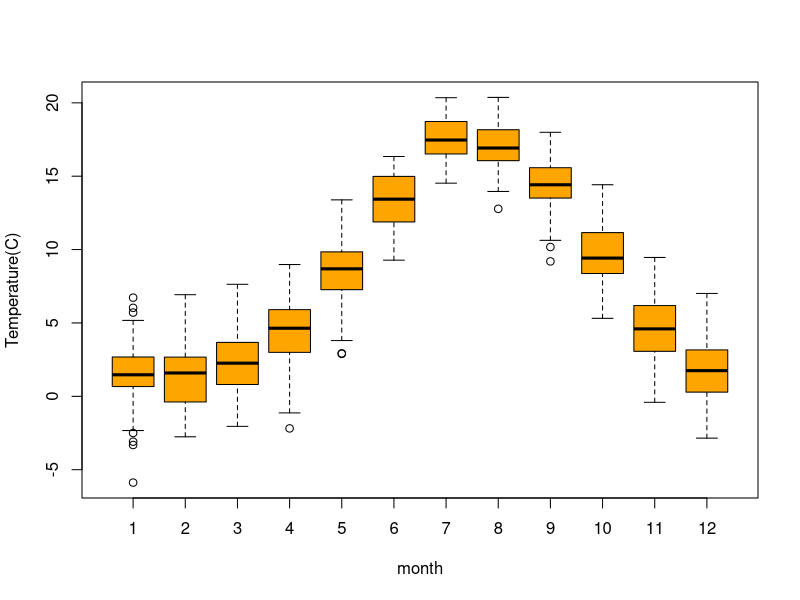
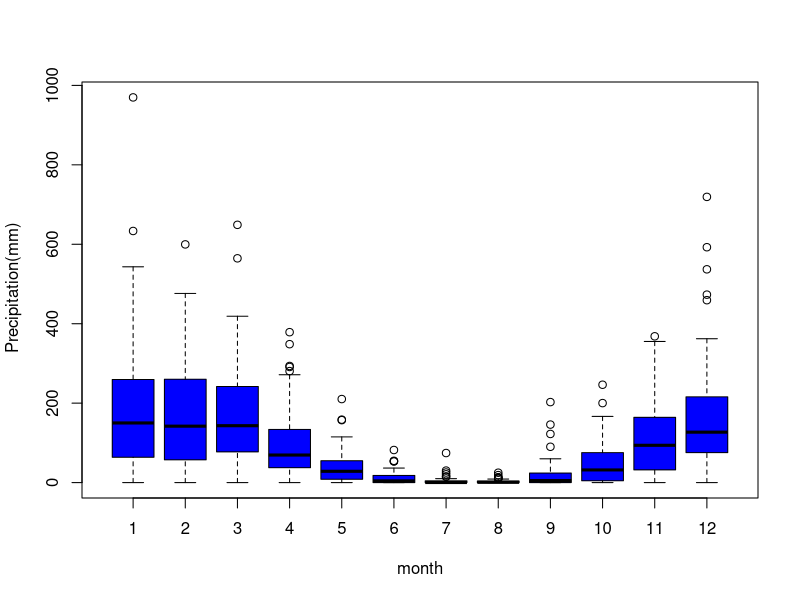
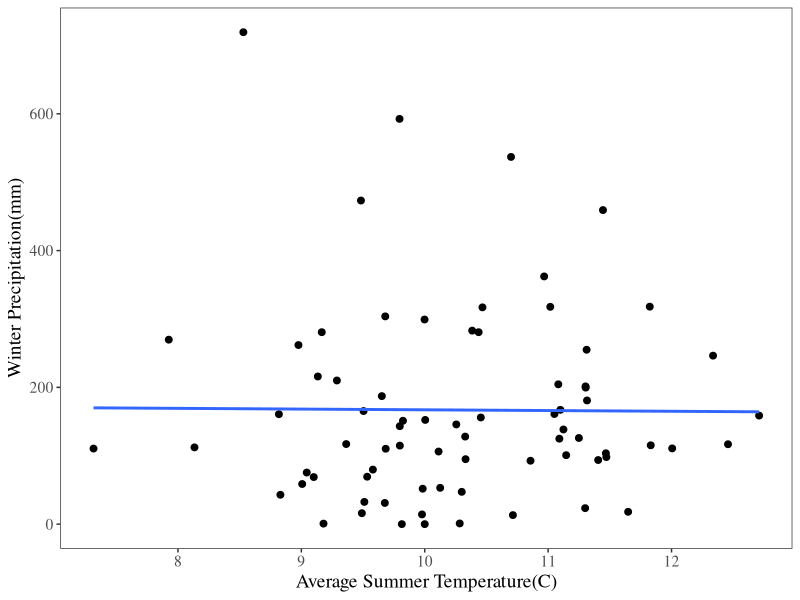

Write the R code that produced these figures, in order.
## ---- chunk 1
clim = read.table("clim.txt", header=TRUE)
Aggdata <- aggregate(clim, by=list(clim$month, clim$year), FUN="mean")
Aggdata$Tmean <- (Aggdata$tmax+Aggdata$tmin)/2
boxplot(Aggdata$Tmean ~ Aggdata$month, ylab="Temperature(C)", xlab="month", col="orange")
## ---- chunk 2
clim2 <- clim[,2:7]
Aggrain <- aggregate(clim2, by=list(clim2$month, clim2$year), FUN="sum")
boxplot(Aggrain$rain~Aggrain$Group.1, ylab=" Precipitation(mm)", xlab="month", col="blue")
## ---- chunk 3
# Aggregate precipitation by year 
Aggdata2 <- aggregate(clim2, by=list(clim2$year), FUN="sum")

# what is the wettest year (total precipitation per year)
Wetyear=which.max(Aggdata2$rain)
Aggdata2[Wetyear,c("Group.1","rain")]
Aggdata2$year= as.integer(Aggdata2$Group.1)
Aggdata2$rain = as.integer(Aggdata2$rain)
Aggdata2[Wetyear,c("year","rain")]
## ---- chunk 4
# what is the driest year (total precipitation per year)
Dryyear=which.min(Aggdata2$rain)
Aggdata2[Dryyear,c("Group.1","rain")]
Aggdata2[Dryyear,c("year","rain")]

## ---- chunk 5
clim2$Season <- ifelse(clim2$month <= 5 & clim2$month >= 3, 1, ifelse(clim2$month <= 8, 2,(ifelse(clim2$month <= 11, 3, 4))))
## ---- chunk 6
Aggdata4 <- aggregate(clim2, by=list(clim2$Season, clim2$year), FUN="sum")
Seasonagg <- Aggdata4[,c(1,2,5)]
colnames(Seasonagg) <- c("Season", "year", "rain")
Aggdata3 <-aggregate(Seasonagg, by=list(Seasonagg$Season), FUN="mean")
Wetseason = which.max(Aggdata3$rain)
Aggdata3[Wetseason,c("Group.1","rain")]
Aggdata3$rain = as.integer(Aggdata3$rain)
Aggdata3[Wetseason,c("Season","rain")]

## ---- chunk 7
Dryseason = which.min(Aggdata3$rain)
Aggdata3[Dryseason,c("Group.1","rain")]
Aggdata3$rain = as.integer(Aggdata3$rain)
Aggdata3[Dryseason,c("Season","rain")]
## ---- chunk 8

Aggdata5 <- aggregate(clim2, by=list(clim2$Season, clim2$year), FUN="mean")
Aggdata5$Tmean <- (Aggdata5$tmax + Aggdata5$tmin)/2
Summertem <- subset(Aggdata5, Season == 2)
Winterrain <- subset(Seasonagg, Season == 4)
Reltemrain <- merge(Summertem, Winterrain,by="year")

library(ggplot2)
ggplot(Reltemrain, aes(Tmean,rain.y))+
  geom_point(size=2)+ # creat scatter plot, and dot as blank circles
  geom_smooth(method="lm", se=FALSE)+ # creat a trend line
  xlab("Average Summer Temperature(C)")+
  ylab("Winter Precipitation(mm)") +
  theme_bw() +
  theme(text=element_text(family ="Times", size=14), panel.grid.major = element_blank(),panel.grid.minor = element_blank())

lmtemrain <- lm(rain.y ~ Tmean, data=Reltemrain)
summary(lmtemrain) 


